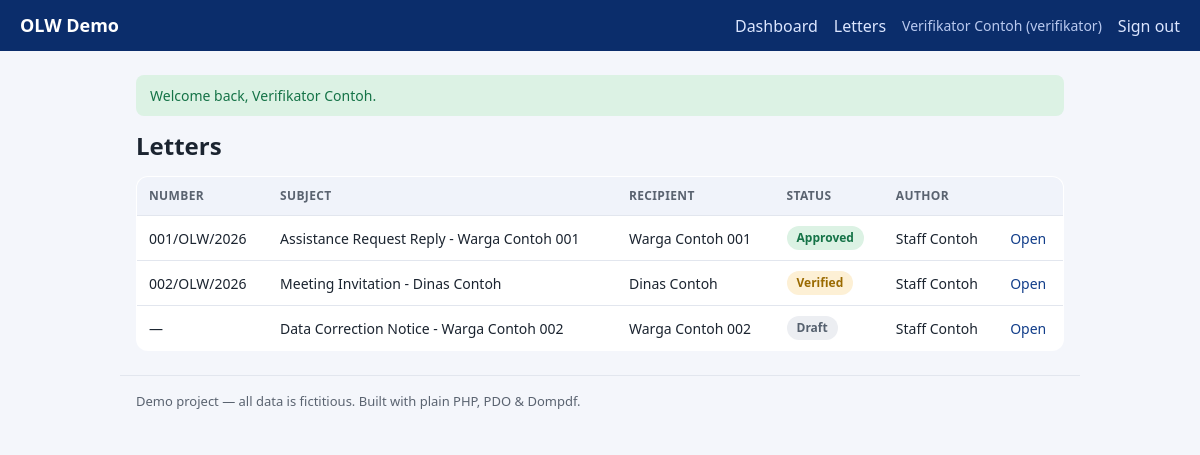
The app's page /letters (signed in) with its own data.
### tables this page shows
CREATE TABLE IF NOT EXISTS letters (
    id          INT UNSIGNED NOT NULL AUTO_INCREMENT,
    number      VARCHAR(40)  DEFAULT NULL,
    year        SMALLINT UNSIGNED NOT NULL,
    subject     VARCHAR(200) NOT NULL,
    recipient   VARCHAR(160) NOT NULL,
    body        TEXT         NOT NULL,
    status      ENUM('draft','submitted','verified','approved','rejected') NOT NULL DEFAULT 'draft',
    created_by  INT UNSIGNED NOT NULL,
    created_at  DATETIME     NOT NULL DEFAULT CURRENT_TIMESTAMP,
    updated_at  DATETIME     NOT NULL DEFAULT CURRENT_TIMESTAMP ON UPDATE CURRENT_TIMESTAMP,
    PRIMARY KEY (id),
    UNIQUE KEY uq_letters_number (number),
    KEY idx_letters_status (status),
    KEY idx_letters_created_by (created_by),
    CONSTRAINT fk_letters_user FOREIGN KEY (created_by) REFERENCES users (id)
);

CREATE TABLE IF NOT EXISTS users (
    id            INT UNSIGNED NOT NULL AUTO_INCREMENT,
    name          VARCHAR(120) NOT NULL,
    username      VARCHAR(60)  NOT NULL,
    password_hash VARCHAR(255) NOT NULL,
    role          ENUM('admin','verifikator','staff') NOT NULL DEFAULT 'staff',
    is_active     TINYINT(1)   NOT NULL DEFAULT 1,
    created_at    DATETIME     NOT NULL DEFAULT CURRENT_TIMESTAMP,
    PRIMARY KEY (id),
    UNIQUE KEY uq_users_username (username)
);

### src/helpers.php (called while the page is built, shortened)
<?php
function env(string $key, ?string $default = null): ?string
{
    $value = $_ENV[$key] ?? getenv($key);
    return $value;
}
function e(?string $value): string
{
    return htmlspecialchars((string) $value, ENT_QUOTES | ENT_SUBSTITUTE, 'UTF-8');
}
function take_flashes(): array
{
    $messages = $_SESSION['flash'] ?? [];
    return $messages;
}
function view(string $name, array $data = []): string
{
    $file = dirname(__DIR__) . '/views/' . $name . '.php';
    extract($data, EXTR_SKIP);
    require $file;
    return (string) ob_get_clean();
}
function status_badge(string $status): array
{
    return match ($status) {
        'draft'     => ['Draft', 'badge-gray'],
        'submitted' => ['Submitted', 'badge-blue'],
        'verified'  => ['Verified', 'badge-amber'],
        'approved'  => ['Approved', 'badge-green'],
        'rejected'  => ['Rejected', 'badge-red'],
        default     => [ucfirst($status), 'badge-gray'],
    };
}

### src/Controllers/LetterController.php (called while the page is built, shortened)
<?php
final class LetterController
{
    public static function index(): string
    {
        return view('letters/index', [
            'title'   => 'Letters',
            'letters' => Letters::all(),
        ]);
    }
}

### src/Auth.php (called while the page is built, shortened)
<?php
final class Auth
{
    public static function check(): bool
    {
        return isset($_SESSION['user']);
    }
    public static function role(): string
    {
        return $_SESSION['user']['role'] ?? '';
    }
    public static function can(string $permission): bool
    {
        return self::check() && Rbac::allows(self::role(), $permission);
    }
}

### src/Rbac.php (called while the page is built, shortened)
<?php
final class Rbac
{
    public static function allows(string $role, string $permission): bool
    {
        return in_array($role, self::MAP[$permission] ?? [], true);
    }
}

### src/Database.php (called while the page is built, shortened)
<?php
final class Database
{
    private static ?PDO $pdo = null;
    public static function connection(): PDO
    {
        $host = env('DB_HOST', '127.0.0.1');
        $port = env('DB_PORT', '3306');
        $name = env('DB_NAME', 'olw_demo');
        $user = env('DB_USER', 'root');
        $pass = env('DB_PASS', '');
        $dsn = "mysql:host={$host};port={$port};dbname={$name};charset=utf8mb4";
        try {
            self::$pdo = new PDO($dsn, $user, $pass, [
                PDO::ATTR_ERRMODE            => PDO::ERRMODE_EXCEPTION,
                PDO::ATTR_DEFAULT_FETCH_MODE => PDO::FETCH_ASSOC,
                PDO::ATTR_EMULATE_PREPARES   => false,
            ]);
        } catch (PDOException $e) {
            throw new RuntimeException(
                'Database connection failed. Check your .env settings and that MySQL/MariaDB is running.',
                0,
                $e
            );
        }
        return self::$pdo;
    }
}

### src/Letters.php (called while the page is built, shortened)
<?php
final class Letters
{
    public static function all(): array
    {
        return Database::connection()->query(
            'SELECT l.*, u.name AS author
               FROM letters l JOIN users u ON u.id = l.created_by
              ORDER BY l.created_at DESC'
        )->fetchAll();
    }
}

### views/letters/index.php (the view, shortened to what this page needs)
<div class="row-between">
    <h1>Letters</h1>
</div>
<table class="table">
    <thead><tr><th>Number</th><th>Subject</th><th>Recipient</th><th>Status</th><th>Author</th><th></th></tr></thead>
    <tbody>
    <?php foreach ($letters as $l): [$label, $cls] = status_badge($l['status']); ?>
        <tr>
            <td><?= e($l['number'] ?? '—') ?></td>
            <td><?= e($l['subject']) ?></td>
            <td><?= e($l['recipient']) ?></td>
            <td><span class="badge <?= e($cls) ?>"><?= e($label) ?></span></td>
            <td><?= e($l['author']) ?></td>
            <td><a href="/letters/show?id=<?= (int) $l['id'] ?>">Open</a></td>
        </tr>
    <?php endforeach; ?>
    </tbody>
</table>
<?php $content = ob_get_clean();
echo view('layout', ['title' => $title ?? 'Letters', 'content' => $content]);

### public/assets/style.css (style rules this page uses)
:root { --navy:#0b2d6b; --navy2:#123e8a; --ink:#1b2430; --muted:#5a6370; --line:#e2e6ee; --bg:#f4f6fb; --white:#fff; --green:#157347; --amber:#9a6a00; --red:#b02a37; --blue:#1159b3; --gray:#55606e; }
* { box-sizing:border-box }
body { margin:0;font-family:system-ui,-apple-system,Segoe UI,Roboto,Arial,sans-serif; color:var(--ink);background:var(--bg);line-height:1.5 }
a { color:var(--navy2);text-decoration:none }
h1 { font-size:24px;margin:0 0 12px }
.row-between { display:flex;align-items:center;justify-content:space-between;gap:12px }
.table { width:100%;border-collapse:collapse;background:#fff;border:1px solid var(--line); border-radius:12px;overflow:hidden }
.table th,.table td { text-align:left;padding:10px 12px;border-bottom:1px solid var(--line);font-size:14px }
.table th { background:#f0f3fa;color:var(--muted);font-size:12px;text-transform:uppercase;letter-spacing:.03em }
.badge { display:inline-block;padding:3px 10px;border-radius:999px;font-size:12px;font-weight:700 }
.badge-gray { background:#eceef2;color:var(--gray) }
.badge-amber { background:#fdf0d5;color:var(--amber) }
.badge-green { background:#dcf2e4;color:var(--green) }

### records on screen
letters: number "001/OLW/2026", subject "Assistance Request Reply - Warga Contoh 001", recipient "Warga Contoh 001", label "Approved", created_by.name "Staff Contoh"
letters: number "002/OLW/2026", subject "Meeting Invitation - Dinas Contoh", recipient "Dinas Contoh", label "Verified", created_by.name "Staff Contoh"
letters: number "—", subject "Data Correction Notice - Warga Contoh 002", recipient "Warga Contoh 002", label "Draft", created_by.name "Staff Contoh"

### other values on screen
$f['message'] "Welcome back, Verifikator Contoh."
